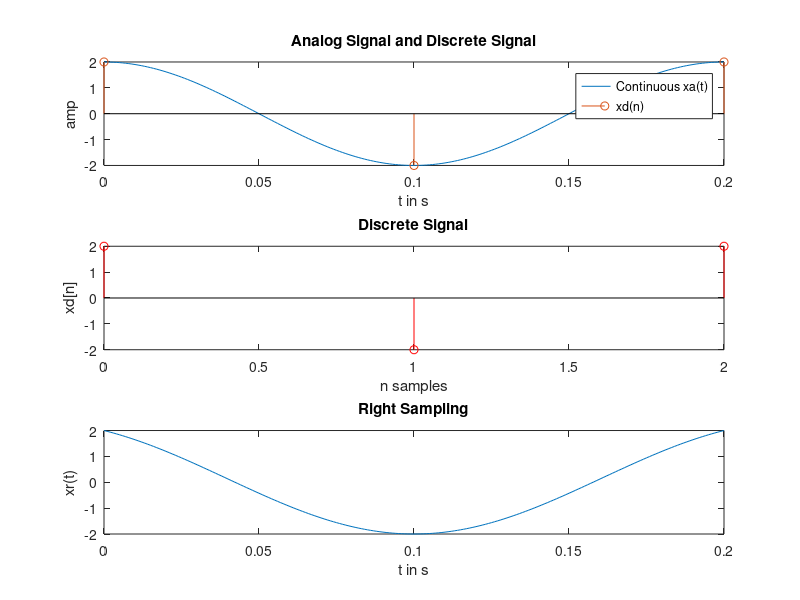

MATLAB code to generate this figure:
%% Program
clc; % clears the command window 
clear all; %clears variables in workspace
close all; %close all fig windows
t=0:0.001:0.2; %analog time axis
f1=input ('Enter the input frequency1 = '); 
f2=input ('Enter the input frequency2 = '); 
xa=cos(2*pi*f1*t)+cos(2*pi*f2*t);
fm=max(f1,f2);
% For Right sampling fs=2*fm
% For Over sampling fs>2*fm so let fs=fm
% For Under sampling fs<2*fm so let fs=4*fm
fs=2*fm; %fs = sampling freequency
ts=1/fs; 
n=0:1:(0.2*fs);
xd=cos(2*pi*f1*(n*ts))+cos(2*pi*f2*(n*ts));
figure;
subplot(3,1,1);
plot(t,xa);
xlabel('t in s');
ylabel('amp');
title('Analog Signal and Discrete Signal');
hold on;
stem(n*ts,xd);
hold off;
legend('Continuous xa(t)','xd(n)');
%% Plot only Discrete signal 7
subplot(3,1,2);
stem(n,xd,'r');
xlabel('n samples');
ylabel('xd[n]');
title('Discrete Signal');
%% Reconstruction by using the formula:
% xr(t) = sum over n=0,...,N-1: x(nT)*sin(pi*(t-nT)/T)/(pi*(tnT)/T)
% Note that sin(pi*(t-nT)/T)/(pi*(t-nT)/T) = sinc((t-nT)/T)
% sinc(x) = sin(pi*x)/(pi*x) according to MATLAB
xr=xd*sinc((t-(n'*ts))/ts);
subplot(3,1,3);
plot(t,xr);
xlabel('t in s');
ylabel('xr(t)');
title('Right Sampling'); %or /Over Sampling/ Under Sampling
%%%%%%%%%%%%%%%%%%%%